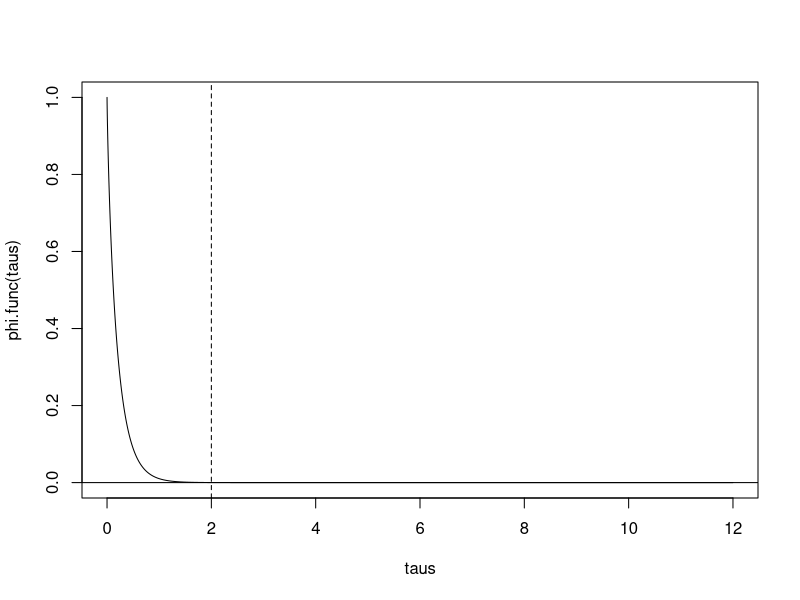

Here is the R script that generated this plot:
rm(list=ls())

window <- 71
shadow <- 80

# Divide by number of days
window <- window/365.25
shadow <- shadow/365.25

# Get gamma parameter based on this for the phi function
# From the overleaf, Appendix C
alpha <- window / (2 * shadow - window)
beta <- 1 / (2 * shadow - window)

phi.func <- function(t) 1-pgamma(t, shape=alpha, rate=beta)

# DELTA is the integration step
tau <- 12
DELTA <- 1e-3
taus <- seq(0, tau, DELTA)

# phi plot
par(mfrow=c(1,1))
plot(taus, phi.func(taus), type='l')
abline(v=2, lty='dashed')
abline(h=0)

# Get the mean window period
window.calc <- sum(phi.func(taus) * DELTA)
# This is slightly different, but not too bad
window.calc
window

# Calculate the shadow period
shadow.calc <- sum(phi.func(taus) * taus / window.calc * DELTA)
# **THIS is very different. Should be the same as shadow.
shadow.calc
shadow
